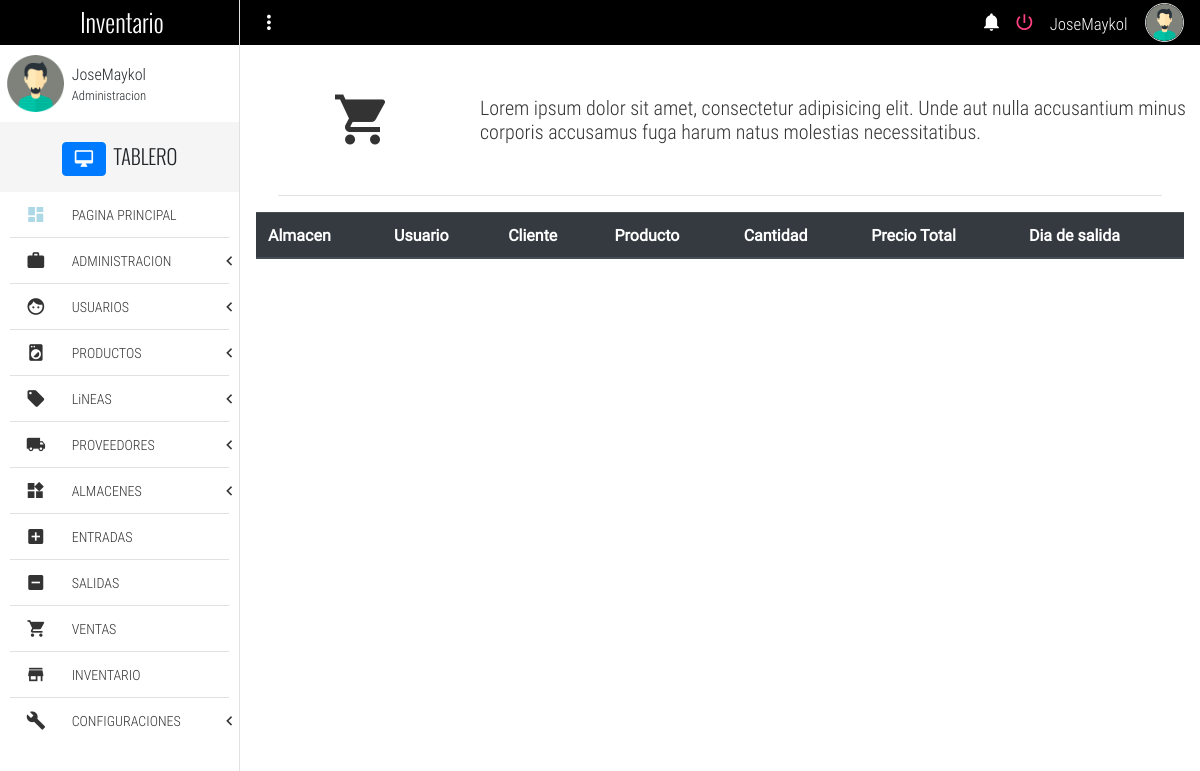
Page /sales (signed in) on the earlier database version.
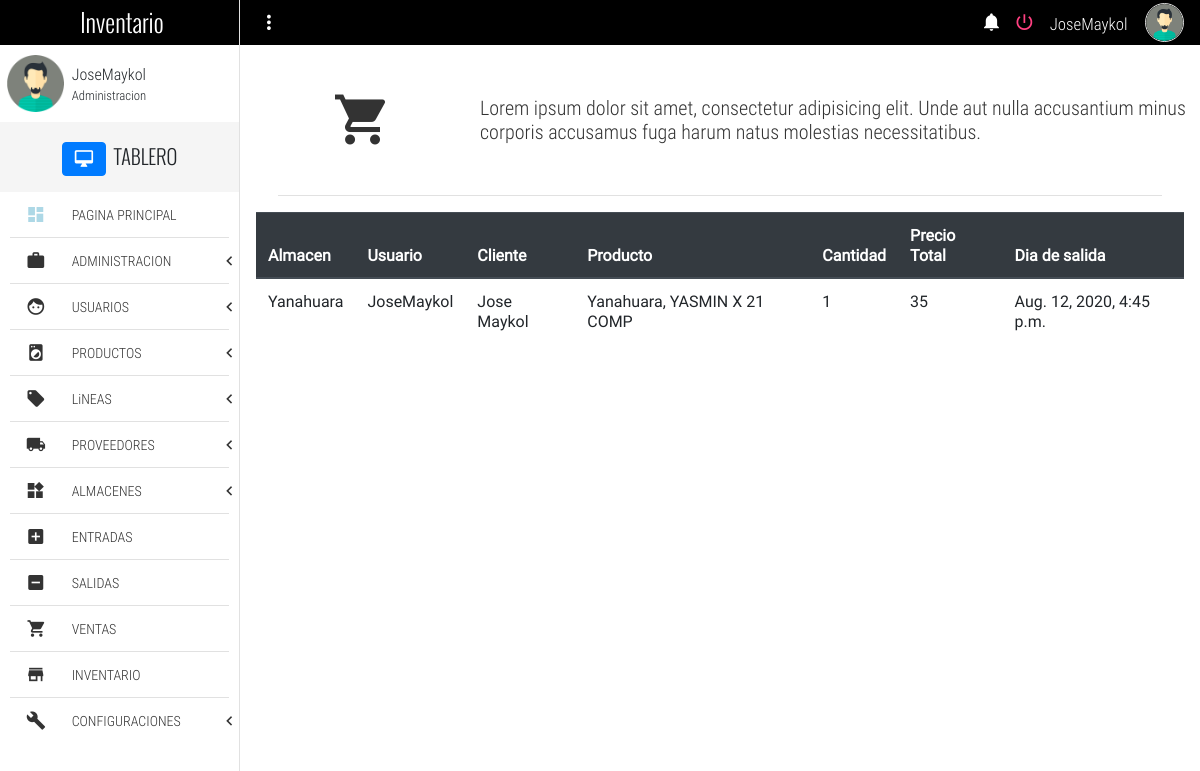
Same page on the later database version.
### Inventario/models.py (models this page shows, shortened)
class Sale(models.Model):
    user_name =  models.ForeignKey(User,on_delete= models.SET_DEFAULT, verbose_name= "Usuario", default= None)
    client = models.ForeignKey(Client, on_delete = models.SET_DEFAULT, default= None, verbose_name= "Cliente", null= True)
    product = models.ForeignKey(Inventory, on_delete= models.SET_DEFAULT, verbose_name= "Producto", default= None)
    store = models.ForeignKey(Store, on_delete = models.SET_DEFAULT, verbose_name= "Almacen", default= None)
    cant =  models.PositiveIntegerField(null= True, verbose_name= "Cantidad")
    created_at = models.DateTimeField(auto_now_add=True, null= True,verbose_name= "Fecha de venta")
    total_price = models.PositiveIntegerField(null = True, verbose_name= "Precio total", blank = True)
    class Meta:
        verbose_name = "Salida"
        verbose_name_plural =  "Salidas"

class Store(models.Model):
    store_name = models.CharField(null= True, max_length= 50, verbose_name= "Nombre de almacen")
    location = models.CharField(null= True, max_length= 100, verbose_name= "Ubicacion")
    def __str__(self):
        return self.store_name
    class Meta:
        verbose_name = "Almacen"
        verbose_name_plural = "Almacenes"

class Client(models.Model):
    customer_name =  models.CharField(max_length= 60, null= True, verbose_name= "Nombre del cliente")
    phone = models.CharField(max_length=20, null= True, verbose_name= "Numero de telefono")
    email = models.EmailField(null= True, verbose_name= "Correo electronico")
    razon_social = models.CharField(max_length=200,null=True, verbose_name="Razon social")
    RUC =models.CharField(null=True, max_length=11,verbose_name="RUC")
    def __str__(self):
        return self.customer_name
    class Meta:
        verbose_name = "Cliente"
        verbose_name_plural = "Clientes"

class Inventory(models.Model):
    store = models.CharField(max_length = 50, null= True, verbose_name= "Almacen")
    product = models.ForeignKey(Entry, on_delete= models.SET_DEFAULT, default= None, null= True)
    cant = models.PositiveIntegerField(null= True, verbose_name= "Cantidad")
    name_product =  models.CharField(max_length= 100, null= True, verbose_name= "Producto")
    presentation = models.CharField(max_length= 110, null = True, verbose_name= "Presentación")
    price_product = models.PositiveIntegerField(null= True, verbose_name = "Precio del producto")
    providers = models.CharField(null = True, verbose_name= "Proveedor", max_length= 100)
    line = models.CharField(max_length= 100,null = True, verbose_name= "Linea del producto")
    entry_date = models.DateTimeField(auto_now_add=True, null= True,verbose_name= "Fecha de entrada")
    def __str__(self):
        return f'{self.store}, {self.name_product}'

### Inventario/views.py (the view)
# urls.py: path('sales', views.sales, name = 'sales'),
def sales(request):
    sales = Sale.objects.all()
    return render(request,'sales.html',{'sales':sales})

### Templates/sales.html (shortened to what this page needs)
{% extends 'base.html' %}
{% block content %}
	<section class="full-width pageContent">
		<section class="full-width header-well">
			<div class="full-width header-well-icon">
				<i class="zmdi zmdi-shopping-cart"></i>
			</div>
			<div class="full-width header-well-text">
				<p class="text-condensedLight">
					Lorem ipsum dolor sit amet, consectetur adipisicing elit. Unde aut nulla accusantium minus corporis accusamus fuga harum natus molestias necessitatibus.
				</p>
			</div>
		</section>
		<div class="full-width divider-menu-h"></div>
		<div class="mdl-grid">
			<div class="mdl-cell mdl-cell--4-col-phone mdl-cell--8-col-tablet mdl-cell--12-col-desktop">
				<table class="table">
					<thead class="thead-dark">
					  <tr>
						<th scope="col">Almacen</th>
						<th scope="col">Usuario</th>
						<th scope="col">Cliente</th>
						<th scope="col">Producto</th>
						<th scope="col">Cantidad</th>
						<th scope="col">Precio Total</th>
						<th scope="col">Dia de salida</th>
					  </tr>
					</thead>
					<tbody>
					{% for s in sales%}
					  <tr>
						<td>{{s.store}}</td>
						<td>{{s.user_name}}</td>
						<td>{{s.client}}</td>
						<td>{{s.product}}</td>
						<td>{{s.cant}}</td>
						<td>{{s.total_price}}</td>
						<td>{{s.created_at}}</td>
					  </tr>
					{% endfor %}
					</tbody>
				</table>
			</div>
		</div>
	</section>
{% endblock %}

Differences in the rows shown:
added Sale: store "Yanahuara", user_name "JoseMaykol", client "Jose Maykol", product "Yanahuara, YASMIN X 21 COMP", cant "1", total_price "35", created_at "Aug. 12, 2020, 4:45 p.m."
